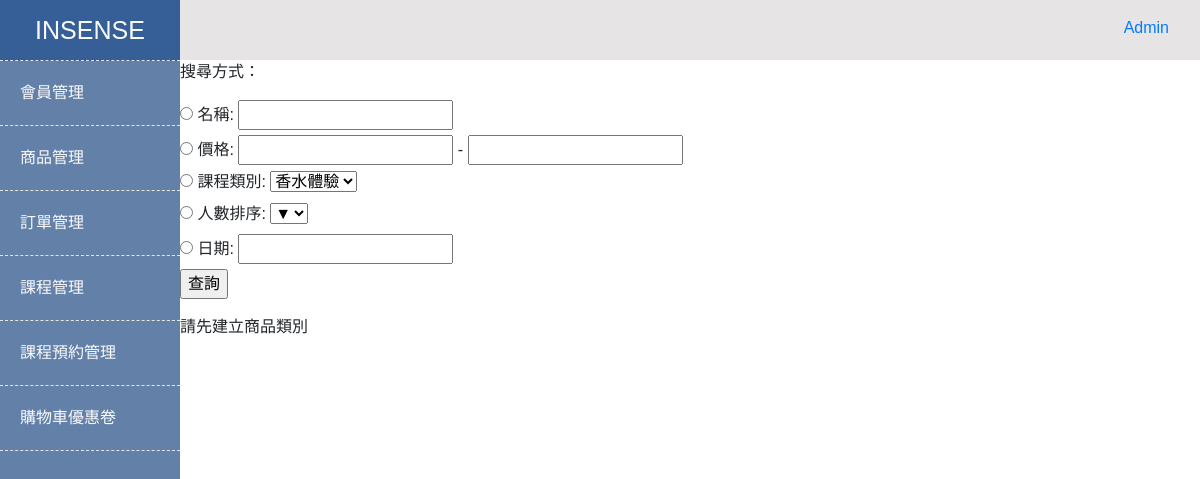
The page /backStage/classManagement.php (signed in) on the database as committed earlier.
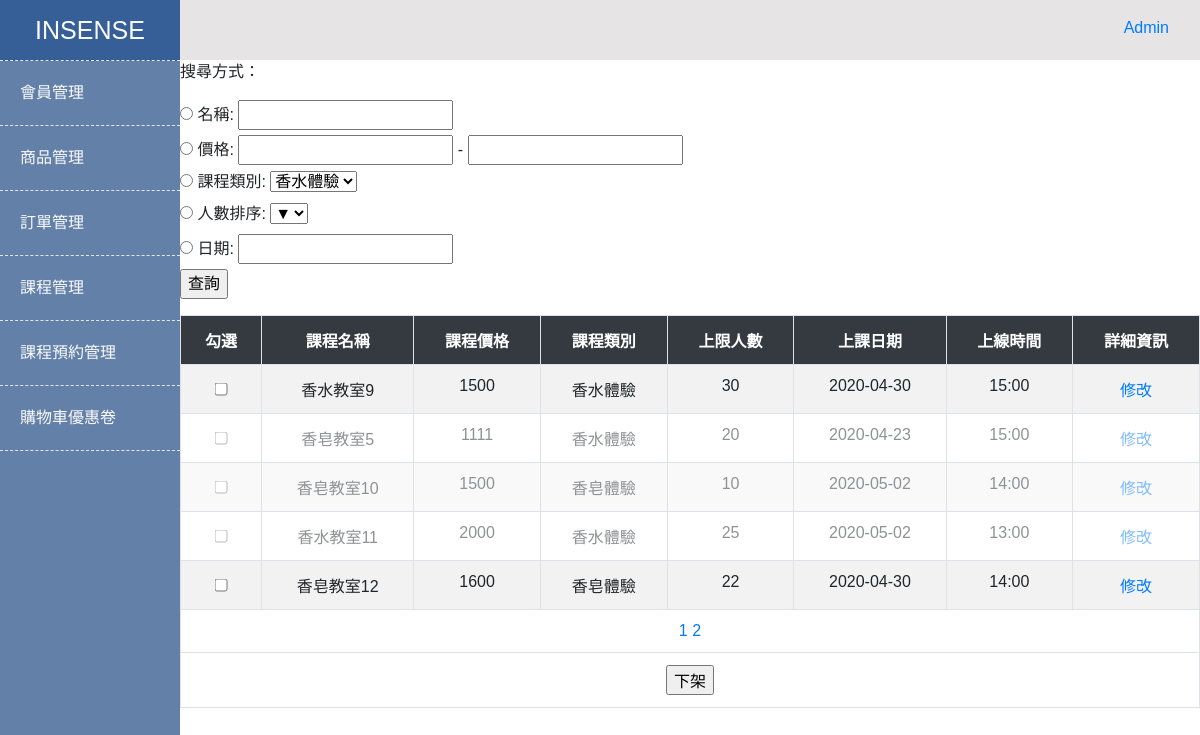
The same page on the database as committed later.
### tables this page shows
CREATE TABLE `class` (
  `id` int(11) NOT NULL COMMENT '流水號',
  `classId` varchar(100) NOT NULL DEFAULT '0' COMMENT '課程編號',
  `className` varchar(100) DEFAULT NULL COMMENT '課程名稱',
  `classImg` varchar(100) DEFAULT NULL COMMENT '課程圖片',
  `classPeopleLimit` tinyint(3) DEFAULT NULL COMMENT '人數限制',
  `classPrice` int(11) DEFAULT NULL COMMENT '課程價格',
  `classCategoryId` varchar(100) DEFAULT NULL COMMENT '課程分類',
  `classDate` date DEFAULT NULL COMMENT '上課日期',
  `classTime` varchar(100) DEFAULT NULL COMMENT '上課時間',
  `shopId` varchar(100) DEFAULT NULL COMMENT '廠商編號',
  `isAlive` varchar(100) DEFAULT NULL COMMENT '課程狀態',
  `created_at` datetime NOT NULL DEFAULT CURRENT_TIMESTAMP COMMENT '新增時間',
  `updated_at` datetime NOT NULL DEFAULT CURRENT_TIMESTAMP ON UPDATE CURRENT_TIMESTAMP COMMENT '更新時間'
);

CREATE TABLE `classcategory` (
  `id` int(11) NOT NULL COMMENT '流水號',
  `classCategoryId` varchar(100) NOT NULL DEFAULT '0' COMMENT '課程分類',
  `classCategoryName` varchar(100) DEFAULT NULL COMMENT '課程索引',
  `created_at` datetime NOT NULL DEFAULT CURRENT_TIMESTAMP COMMENT '新增時間',
  `updated_at` datetime NOT NULL DEFAULT CURRENT_TIMESTAMP ON UPDATE CURRENT_TIMESTAMP COMMENT '更新時間'
);

### backStage/classManagement.php (the view, shortened to what this page needs)
<?php
require_once('../templates/header.php');
require_once('../templates/leftSideBar.php');
require_once('../templates/rightContainer.php');
$sql = "SELECT `class`.`id`,`class`.`classId`, `class`.`className`, `class`.`classPrice`, `classcategory`.`classCategoryName`,
`class`.`classPeopleLimit`, `class`.`classDate`, `class`.`classTime`,`class`.`isAlive`, `class`.`created_at`,
`class`.`updated_at`
FROM `class` INNER JOIN `classcategory`
ON `class`.`classCategoryId` = `classcategory`.`classCategoryId` ";
$sqlTotal = "SELECT COUNT(1) FROM ({$sql}) AS `requireSql` ";
$total = $pdo->query($sqlTotal)->fetch(PDO::FETCH_NUM)[0];
$numPerPage = 5;
$totalPages = ceil($total / $numPerPage);
$page = isset($_GET['page']) ? (int) $_GET['page'] : 1;
$page = $page < 1 ? 1 : $page;
$sqlTotalClass = "SELECT count(1) FROM `class` ";
$totalClass = $pdo->query($sqlTotalClass)->fetch(PDO::FETCH_NUM)[0];
?>
<form method="POST" action="classManagement.php">
  <p>搜尋方式：</p>
  <input type="radio" name="class" id="className" value="className" <?php echo $classNameCheck ?>>
  <label for="className">名稱:</label>
  <input type="text" name="searchName" value="<?php echo $_SESSION['searchName'] ?>">
  <br>
  <input type="radio" name="class" id="classPrice" value="classPrice" <?php echo $classPriceCheck ?>>
  <label for="classPrice">價格:</label>
  <input type="text" name="miniPrice" placeholder="" value="<?php echo $_SESSION['miniPrice'] ?>"> -
  <input type="text" name="maxPrice" placeholder="" value="<?php echo $_SESSION['maxPrice'] ?>">
  <br>
  <input type="radio" name="class" id="classCategories" value="classCategories" <?php echo $classCategoryCheck ?>>
  <label for="classCategories">課程類別:</label>
  <select name="classCategory" id="">
    <option value="c_perfume" <?php if ($_SESSION['classCategory'] === 'c_perfume') echo $classCategorySelect ?>>香水體驗</option>
  </select>
  <br>
  <input type="radio" name="class" id="classPeopleLimit" value="classPeopleLimit" <?php echo $classPeopleLimitCheck ?>>
  <label for="classPeopleLimit">人數排序:</label>
  <select name="classPeopleLimitSequence" id="">
    <option value="DESC" <?php if ($_SESSION['classPeopleLimitSequence'] === 'DESC') echo $classPeopleLimitSelect ?>>▼</option>
  </select>
  <br>
  <input type="radio" name="class" id="classDate" value="classDate" <?php echo $classDateCheck ?>>
  <label for="classDate">日期:</label>
  <input type="text" name='classDate' value="<?php echo $_SESSION['classDate'] ?>">
  <div>
    <input type="submit" value="查詢">
  </div>
</form>
<?php
if ($totalClass > 0) {
?>
  <form method="POST" enctype="multipart/form-data" action="../action/deleteClass.php">
    <table class="table table-striped table-gray text-center">
      <thead class="thead-dark">
        <tr>
          <th class="border">勾選</th>
          <th class="border">課程名稱</th>
          <th class="border">課程價格</th>
          <th class="border">課程類別</th>
          <th class="border">上限人數</th>
          <th class="border">上課日期</th>
          <th class="border">上線時間</th>
          <th class="border">詳細資訊</th>
        </tr>
      </thead>
      <tbody>
        <?php
        $sql .= "LIMIT ?, ? ";
        $arrParam = [($page - 1) * $numPerPage, $numPerPage];
        $stmt = $pdo->prepare($sql);
        $stmt->execute($arrParam);
        if ($stmt->rowCount() > 0) {
          $arr = $stmt->fetchAll(PDO::FETCH_ASSOC);
          for ($i = 0; $i < count($arr); $i++) {
        ?>
            <tr class="<?php if ($arr[$i]['isAlive'] === '下架') echo '_tr' ?>">
              <td class="border classTd _td">
                <input id='test<?php echo $i ?>' type="checkbox" name="chk[]" value="<?php echo $arr[$i]['id']; ?>" />
              </td>
              <td class="border input<?php echo $i ?>"><?php echo $arr[$i]['className']; ?></td>
              <td class="border input<?php echo $i ?>"><?php echo $arr[$i]['classPrice']; ?></td>
              <td class="border input<?php echo $i ?>"><?php echo $arr[$i]['classCategoryName']; ?></td>
              <td class="border input<?php echo $i ?>"><?php echo $arr[$i]['classPeopleLimit']; ?></td>
              <td class="border input<?php echo $i ?>"><?php echo $arr[$i]['classDate']; ?></td>
              <td class="border input<?php echo $i ?>"><?php echo $arr[$i]['classTime']; ?></td>
              <td class="border">
                <a href="./classInfo.php?id=<?php echo $arr[$i]['id'] ?>">修改</a>
              </td>
            </tr>
          <?php
          }
        } else {
          ?>
          <tr>
            <td class="border" colspan="8">沒有資料</td>
          </tr>
        <?php
        }
        ?>
      </tbody>
      <tfoot>
        <tr>
          <td class="border" colspan="8">
            <?php for ($i = 1; $i <= $totalPages; $i++) { ?>
              <a href="?page=<?= $i ?>"><?= $i ?></a>
            <?php } ?>
          </td>
        </tr>
        <?php if ($total > 0) { ?>
          <tr>
            <td class="border" colspan="8"><input type="submit" name="smb" value="下架"></td>
          </tr>
        <?php } ?>
      </tfoot>
    </table>
  </form>
<?php
} else {
  require_once('../templates/noCategory.php');
}
require_once('../templates/footer.php');
?>

### templates/header.php (shortened to what this page needs)
<html>
<head>
  <link rel="stylesheet" href="https://stackpath.bootstrapcdn.com/bootstrap/4.4.1/css/bootstrap.min.css">
  <link rel="stylesheet" href="https://cdnjs.cloudflare.com/ajax/libs/material-design-iconic-font/2.2.0/css/material-design-iconic-font.min.css">
  <link href="../backstageCss/style.css" rel="stylesheet">
</head>
<body>
  <div class='d-flex'>

### templates/leftSideBar.php
<div id="viewport">
  <div id="sidebar">
    <header>
      <a href="#">INSENSE</a>
    </header>
    <ul class="nav">
      <li>
        <a href="#">
          <i class="zmdi zmdi-account-box"></i> 會員管理
        </a>
      </li>
      <li>
        <a href="../backStage/admin.php">
          <i class="zmdi zmdi-collection-plus"></i> 商品管理
        </a>
      </li>
      <li>
        <a href="../backStage/checkSearch.php">
          <i class="zmdi zmdi-money-box"></i> 訂單管理
        </a>
      </li>
      <li>
        <a href="../backStage/classManagement.php">
          <i class="zmdi zmdi-folder-star-alt"></i> 課程管理
        </a>
      </li>
      <li>
        <a href="../backStage/bookSearch.php">
          <i class="zmdi zmdi-calendar-check"></i> 課程預約管理
        </a>
      <li>
        <a href="../backStage/adminCoupon.php">
          <i class="zmdi zmdi-shopping-cart"></i> 購物車優惠卷
        </a>
      </li>
    </ul>
  </div>
</div>

### templates/rightContainer.php
<div class="wrapper">
  <div>
    <nav class="navbar header-grey">
      <div class="container-fluid d-flex justify-content-end pt-2">
        <ul>
          <li><a href="#">Admin</a></li>
        </ul>
      </div>
    </nav>
  </div>
  <div id="content"class='main'>

### templates/noCategory.php
請先建立商品類別

### templates/footer.php (shortened to what this page needs)
</div>
</div>
</div>
</body>
</html>

### backstageCss/style.css (style rules this page uses)
:root { --main-bg-white: #FAFAFA; --nav-bg-grey: #6c6c6d; --main-text-black: #000008; --main-logo-blue: #6381a8; --main-light-blue: #ACC5E1; --main-padding-grey: rgb(230, 228, 228); }
.header-grey { background-color: var(--main-padding-grey) !important; height: 60px; }
li { list-style: none; }
body { overflow-x: hidden; font-family: 'Noto Sans TC', sans-serif; font-size: 16px; }
#viewport { padding-left: 15vw; -webkit-transition: all 0.5s ease; -moz-transition: all 0.5s ease; -o-transition: all 0.5s ease; transition: all 0.5s ease; }
.wrapper { flex-grow: 1; }
#content { width: 100%; height: 52px; }
#sidebar { z-index: 1000; position: fixed; left: 250px; width: 15vw; height: 100%; margin-left: -250px; overflow-y: auto; background:var(--main-logo-blue); }
#sidebar header { background-color: #355f96; padding: 20px auto; font-size: 25px; line-height: 60px; text-align: center; border-bottom: 0.5px dashed var(--main-padding-grey); }
#sidebar header a { color: var(--main-bg-white); text-decoration: none; font-family: 'Playfair Display', sans-serif; ; }
#sidebar .nav { flex-direction: column; }
#sidebar .nav a { display: block; background: none; color: var(--main-bg-white); font-size: 16px; text-decoration: none; padding: 20px; border-bottom: 0.5px dashed var(--main-padding-grey); }
.classTd { position: relative; }
.classTd input[type="checkbox"] { position: absolute; left: 50%; top: 50%; transform: translate(-50%,-50%); }

### backStage/classManagement.php (style rules this page uses)
.classTd { position: relative; }
.classTd input[type="checkbox"] { position: absolute; left: 50%; top: 50%; transform: translate(-50%, -50%); }
._tr { cursor: no-drop; opacity: .5; }

Rows that differ between the two databases and show on the page:
added class: className "香水教室9", classPrice "1500", classcategory.classCategoryName "香水體驗", classPeopleLimit "30", classDate "2020-04-30", classTime "15:00"
added class: className "香皂教室5", classPrice "1111", classcategory.classCategoryName "香水體驗", classPeopleLimit "20", classDate "2020-04-23", classTime "15:00"
added class: className "香皂教室10", classPrice "1500", classcategory.classCategoryName "香皂體驗", classPeopleLimit "10", classDate "2020-05-02", classTime "14:00"
added class: className "香水教室11", classPrice "2000", classcategory.classCategoryName "香水體驗", classPeopleLimit "25", classDate "2020-05-02", classTime "13:00"
added class: className "香皂教室12", classPrice "1600", classcategory.classCategoryName "香皂體驗", classPeopleLimit "22", classDate "2020-04-30", classTime "14:00"
Other text that changed with them:
form field smb: (not shown) → "下架"
text no longer shown: "請先建立商品類別"
text now shown: "勾選 課程名稱 課程價格 課程類別 上限人數 上課日期 上線時間 詳細資訊"
new list line: "1"
new list line: "2"
